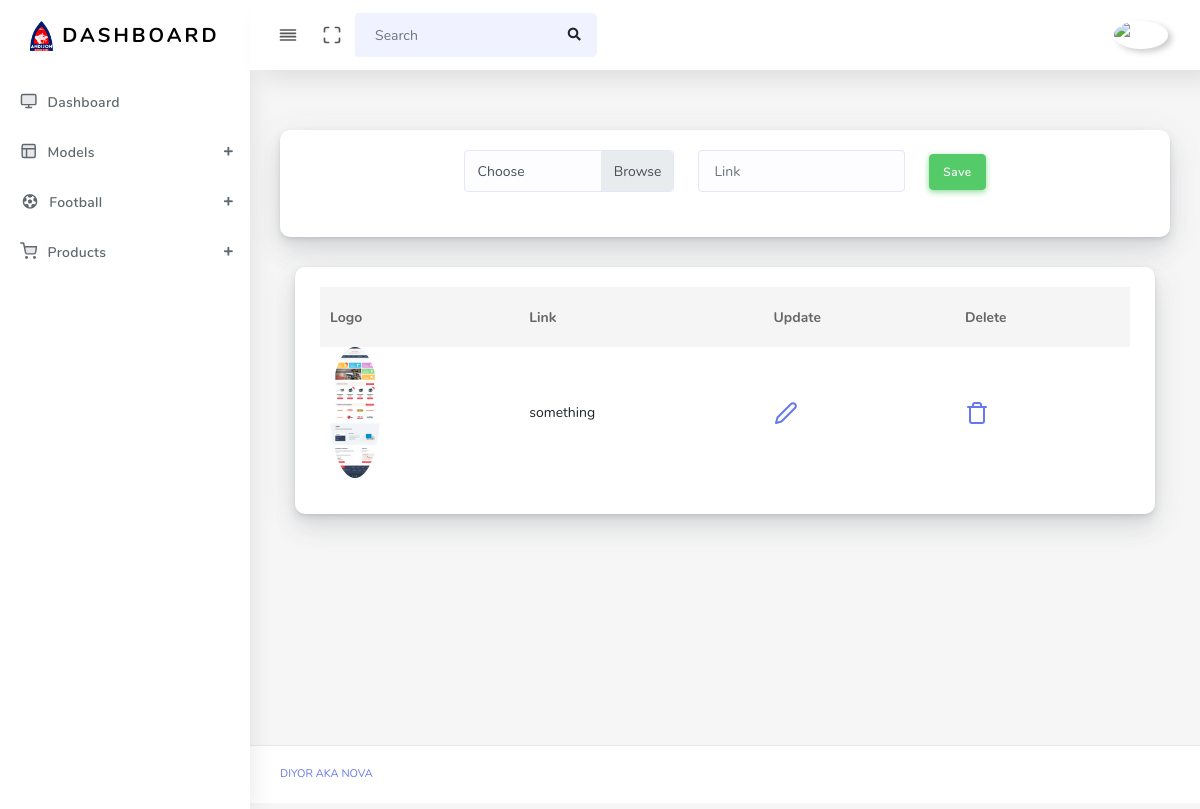
Page /ads/ (signed in) on the committed database.
### main/models.py (models this page shows)
class Ads(models.Model):
    logo = models.ImageField(upload_to='ads/')
    url = models.URLField()

### main/views.py (the view)
# urls.py: path('ads/', ads_view, name='ads'),
@login_required(login_url='login')
def ads_view(request):
    context = {
        'ads': Ads.objects.all()
    }
    if request.method == 'POST':
        logo = request.FILES.get('logo')
        url = request.POST.get('url')
        Ads.objects.create(logo=logo, url=url)
        return redirect('ads')
    return render(request, 'ads.html', context)

### templates/ads.html (shortened to what this page needs)
{% extends 'base.html' %}
{% block content %}
<main class="main-content">
        <div class="section-body">
            <div class="row">
                <div class="col-lg-12">
                    <div class="card">
                        <div class="card-body">
                            <form action="{% url 'ads' %}" method="post" style="display:flex; justify-content: center;" enctype="multipart/form-data">
                                <div class="custom-file mr-4 col-3">
                                    <label class="custom-file-label" for="customFile">Choose</label>
                                </div>
                                <div class="form-group mr-4">
                                    <input type="text" name="url" placeholder="Link" class="form-control" required>
                                </div>
                                <div class="form-group mt-1">
                                    <button class="btn btn-success">Save</button>
                                </div>
                            </form>
                        </div>
                    </div>
                </div>
            </div>
        </div>
    <div class="col-12 col-md-12 col-lg-12">
        <div class="card">
            <div class="card-body">
                <table class="table table-hover">
                    <thead>
                        <tr>
                            <th scope="col">Logo</th>
                            <th scope="col">Link</th>
                            <th scope="col">Update</th>
                            <th scope="col">Delete</th>
                        </tr>
                    </thead>
                    <tbody>
                        {% for i in ads %}
                            <tr>
                                <td><img alt="{{ i.logo }}" src="{{ i.logo.url }}" class="rounded-circle" width="50" data-toggle="tooltip"></td>
                                <td>{{ i.url }}</td>
                                <td><a href="{% url 'update-ads' i.id %}"><i class="align-middle" data-feather="edit-2"></i></a></td>
                                <td><a href="{% url 'delete-ads' i.id %}"><i class="align-middle" data-feather="trash"></i></a></td>
                            </tr>
                        {% endfor %}
                    </tbody>
                </table>
            </div>
        </div>
    </div>
</main>
{% endblock %}

### rows in the picture
Ads: logo (picture), url "something"
